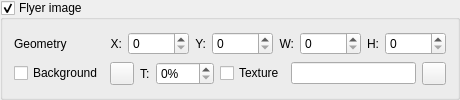
                 <widget class="QGroupBox" name="groupBoxFlyer">
                  <property name="toolTip">
                   <string>Control display of flyer image</string>
                  </property>
                  <property name="title">
                   <string>Flyer image</string>
                  </property>
                  <property name="checkable">
                   <bool>true</bool>
                  </property>
                  <property name="checked">
                   <bool>true</bool>
                  </property>
                  <layout class="QGridLayout" name="gridLayout_9">
                   <item row="0" column="0">
                    <widget class="QLabel" name="labelSceneFlyerGeometry">
                     <property name="text">
                      <string>Geometry</string>
                     </property>
                    </widget>
                   </item>
                   <item row="0" column="1">
                    <layout class="QHBoxLayout" name="horizontalLayout_7">
                     <item>
                      <widget class="QLabel" name="label_36">
                       <property name="sizePolicy">
                        <sizepolicy hsizetype="Fixed" vsizetype="Preferred">
                         <horstretch>0</horstretch>
                         <verstretch>0</verstretch>
                        </sizepolicy>
                       </property>
                       <property name="text">
                        <string>X:</string>
                       </property>
                       <property name="alignment">
                        <set>Qt::AlignRight|Qt::AlignTrailing|Qt::AlignVCenter</set>
                       </property>
                      </widget>
                     </item>
                     <item>
                      <widget class="QSpinBox" name="spinBoxSceneFlyerPosX">
                       <property name="toolTip">
                        <string>X coordinate of item position</string>
                       </property>
                       <property name="maximum">
                        <number>99999</number>
                       </property>
                      </widget>
                     </item>
                     <item>
                      <widget class="QLabel" name="label_37">
                       <property name="sizePolicy">
                        <sizepolicy hsizetype="Fixed" vsizetype="Preferred">
                         <horstretch>0</horstretch>
                         <verstretch>0</verstretch>
                        </sizepolicy>
                       </property>
                       <property name="text">
                        <string>Y:</string>
                       </property>
                       <property name="alignment">
                        <set>Qt::AlignRight|Qt::AlignTrailing|Qt::AlignVCenter</set>
                       </property>
                      </widget>
                     </item>
                     <item>
                      <widget class="QSpinBox" name="spinBoxSceneFlyerPosY">
                       <property name="toolTip">
                        <string>Y coordinate of item position</string>
                       </property>
                       <property name="maximum">
                        <number>99999</number>
                       </property>
                      </widget>
                     </item>
                     <item>
                      <widget class="QLabel" name="label_38">
                       <property name="sizePolicy">
                        <sizepolicy hsizetype="Fixed" vsizetype="Preferred">
                         <horstretch>0</horstretch>
                         <verstretch>0</verstretch>
                        </sizepolicy>
                       </property>
                       <property name="text">
                        <string>W:</string>
                       </property>
                       <property name="alignment">
                        <set>Qt::AlignRight|Qt::AlignTrailing|Qt::AlignVCenter</set>
                       </property>
                      </widget>
                     </item>
                     <item>
                      <widget class="QSpinBox" name="spinBoxSceneFlyerWidth">
                       <property name="toolTip">
                        <string>Item width</string>
                       </property>
                       <property name="maximum">
                        <number>99999</number>
                       </property>
                      </widget>
                     </item>
                     <item>
                      <widget class="QLabel" name="label_39">
                       <property name="sizePolicy">
                        <sizepolicy hsizetype="Fixed" vsizetype="Preferred">
                         <horstretch>0</horstretch>
                         <verstretch>0</verstretch>
                        </sizepolicy>
                       </property>
                       <property name="text">
                        <string>H:</string>
                       </property>
                       <property name="alignment">
                        <set>Qt::AlignRight|Qt::AlignTrailing|Qt::AlignVCenter</set>
                       </property>
                      </widget>
                     </item>
                     <item>
                      <widget class="QSpinBox" name="spinBoxSceneFlyerHeight">
                       <property name="toolTip">
                        <string>Item height</string>
                       </property>
                       <property name="maximum">
                        <number>99999</number>
                       </property>
                      </widget>
                     </item>
                    </layout>
                   </item>
                   <item row="1" column="0">
                    <widget class="QCheckBox" name="checkBoxSceneFlyerBackground">
                     <property name="toolTip">
                      <string>Use background for this item</string>
                     </property>
                     <property name="text">
                      <string>Background</string>
                     </property>
                    </widget>
                   </item>
                   <item row="1" column="1">
                    <layout class="QHBoxLayout" name="horizontalLayout_6">
                     <item>
                      <widget class="QToolButton" name="toolButtonSceneFlyerBackgroundColor">
                       <property name="sizePolicy">
                        <sizepolicy hsizetype="Minimum" vsizetype="Minimum">
                         <horstretch>0</horstretch>
                         <verstretch>0</verstretch>
                        </sizepolicy>
                       </property>
                       <property name="toolTip">
                        <string>Select background color</string>
                       </property>
                       <property name="text">
                        <string/>
                       </property>
                       <property name="icon">
                        <iconset resource="../qmc2.qrc">
                         <normaloff>:/data/img/colors.png</normaloff>:/data/img/colors.png</iconset>
                       </property>
                      </widget>
                     </item>
                     <item>
                      <widget class="QLabel" name="label_41">
                       <property name="text">
                        <string>T:</string>
                       </property>
                      </widget>
                     </item>
                     <item>
                      <widget class="QSpinBox" name="spinBoxSceneFlyerBackgroundTransparency">
                       <property name="toolTip">
                        <string>Select background transparency</string>
                       </property>
                       <property name="suffix">
                        <string>%</string>
                       </property>
                       <property name="maximum">
                        <number>100</number>
                       </property>
                      </widget>
                     </item>
                     <item>
                      <widget class="QCheckBox" name="checkBoxSceneFlyerBackgroundTexture">
                       <property name="toolTip">
                        <string>Use texture bitmap for background</string>
                       </property>
                       <property name="text">
                        <string>Texture</string>
                       </property>
                      </widget>
                     </item>
                     <item>
                      <widget class="QLineEdit" name="lineEditSceneFlyerBackgroundTexture">
                       <property name="toolTip">
                        <string>Texture bitmap for background</string>
                       </property>
                      </widget>
                     </item>
                     <item>
                      <widget class="QToolButton" name="toolButtonBrowseSceneFlyerBackgroundTexture">
                       <property name="sizePolicy">
                        <sizepolicy hsizetype="Fixed" vsizetype="Fixed">
                         <horstretch>0</horstretch>
                         <verstretch>0</verstretch>
                        </sizepolicy>
                       </property>
                       <property name="toolTip">
                        <string>Browse texture bitmap for background</string>
                       </property>
                       <property name="icon">
                        <iconset resource="../qmc2.qrc">
                         <normaloff>:/data/img/fileopen.png</normaloff>:/data/img/fileopen.png</iconset>
                       </property>
                      </widget>
                     </item>
                    </layout>
                   </item>
                  </layout>
                 </widget>
